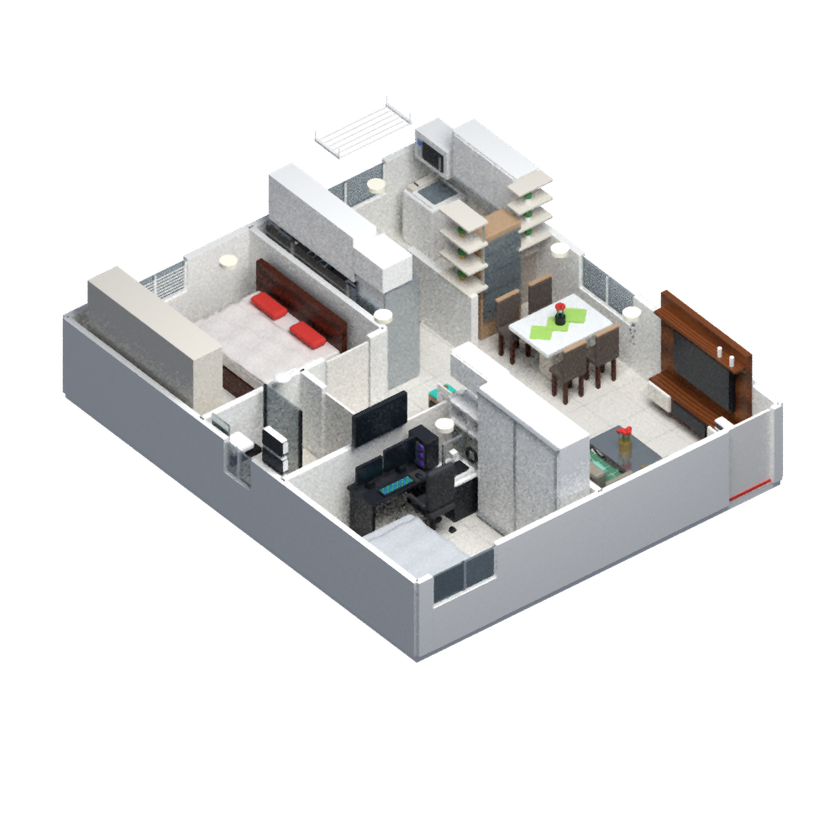
#> input picture planta3d/planta-fixa-transparente/dia.png, 840 x 840 px, shrunk from 1000 x 1000 before the run
$ python compor_camadas.py
#> lines starting #> are read from the running program, lines starting #| are printed output that depends on the picture; after the words box and inside, x2 and y2 are one past the last pixel; in counts of white or black regions, pixels touching at a corner belong together
"""Compõe camadas screen preservando transparência das imagens-base.

Execute após renderizar.py com film_transparent=True. Requer Pillow e numpy.
"""
from pathlib import Path
import numpy as np
from PIL import Image, ImageFilter

folder = Path(__file__).resolve().parent
names = ['luz_sala_1','luz_sala_2','luz_cozinha','luz_corredor','luz_quarto','luz_quarto_1','tv_sala','tv_quarto']

def read_rgba(path):
    return Image.open(path).convert('RGBA')
#> returned value is the input picture: PIL image 840x840 RGBA; mean R, G, B, A 51.8, 51.5, 51.4, 82.6

def smooth_rgb(im):
    return im.convert('RGB').filter(ImageFilter.MedianFilter(3))

day = read_rgba(folder / 'dia.png')
night = read_rgba(folder / 'noite.png')
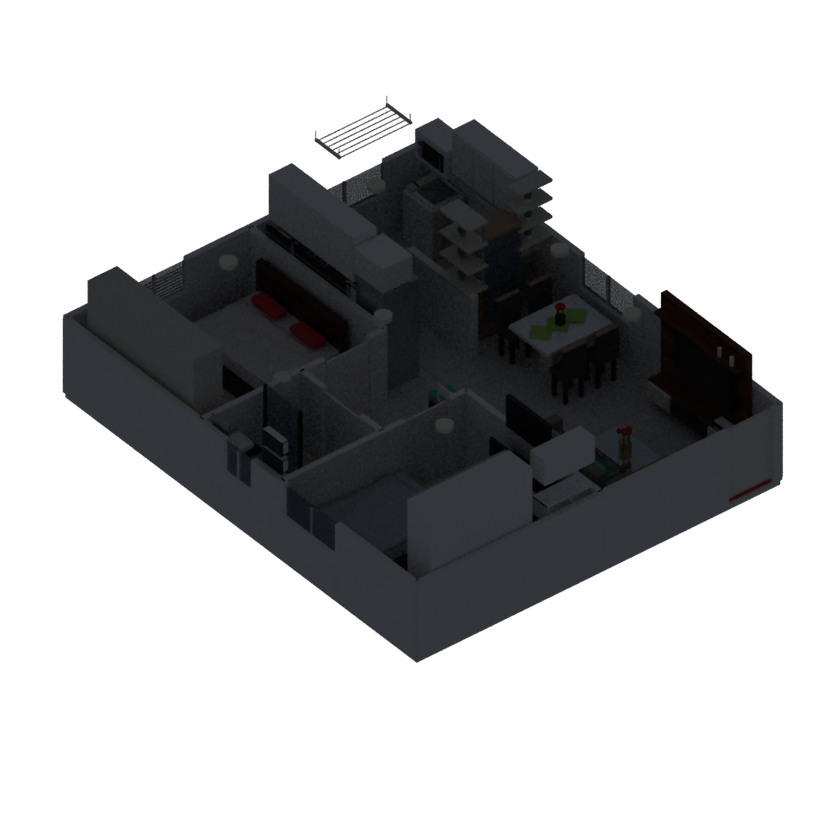
#> input picture planta3d/planta-fixa-transparente/noite.png, 840 x 840 px, shrunk from 1000 x 1000 before the run
#> in read_rgba, returned value is the input picture: PIL image 840x840 RGBA; mean R, G, B, A 11.5, 12, 12.8, 82.6
day_alpha = np.asarray(day.getchannel('A'), dtype=np.uint8)
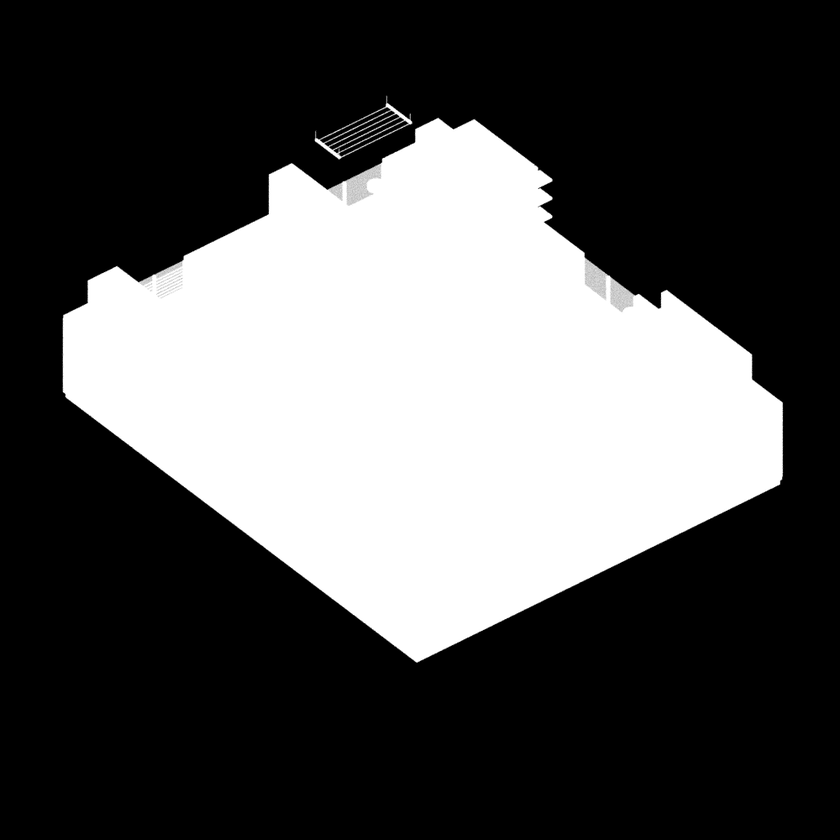
#> day_alpha: shape (840, 840); min 0, max 255, mean 82.6
night_alpha = np.asarray(night.getchannel('A'), dtype=np.uint8)
base_image = smooth_rgb(night)
#> in smooth_rgb, `return im.convert('RGB').filter(ImageFilter.MedianFilter(3))`:
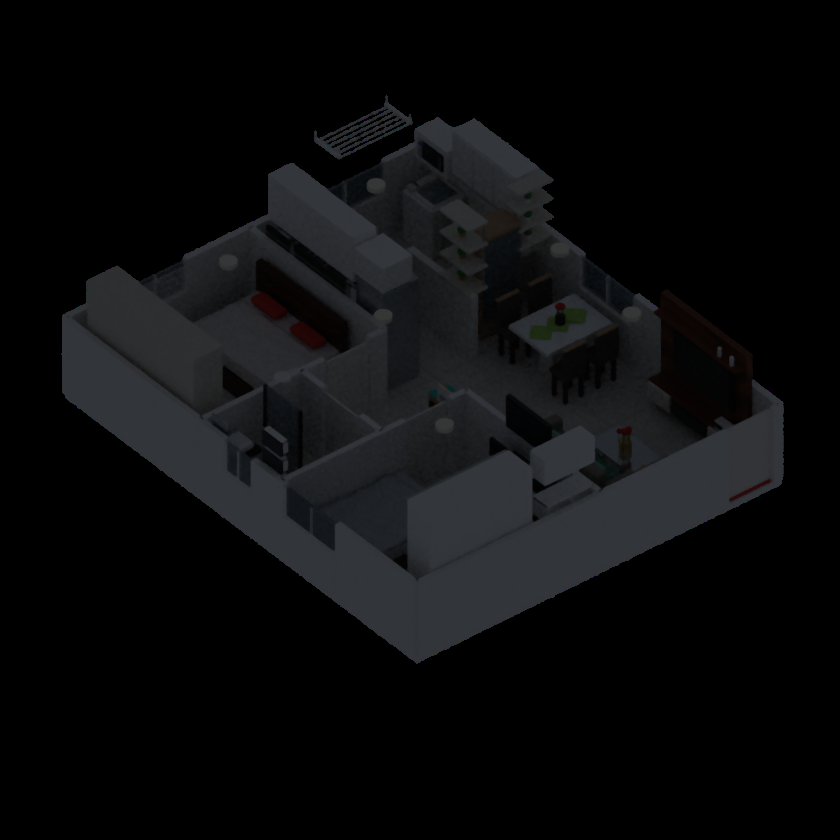
#> returned value: PIL image 840x840 RGB; mean R, G, B 11.4, 11.9, 12.8
base = np.asarray(base_image, dtype=np.int16)
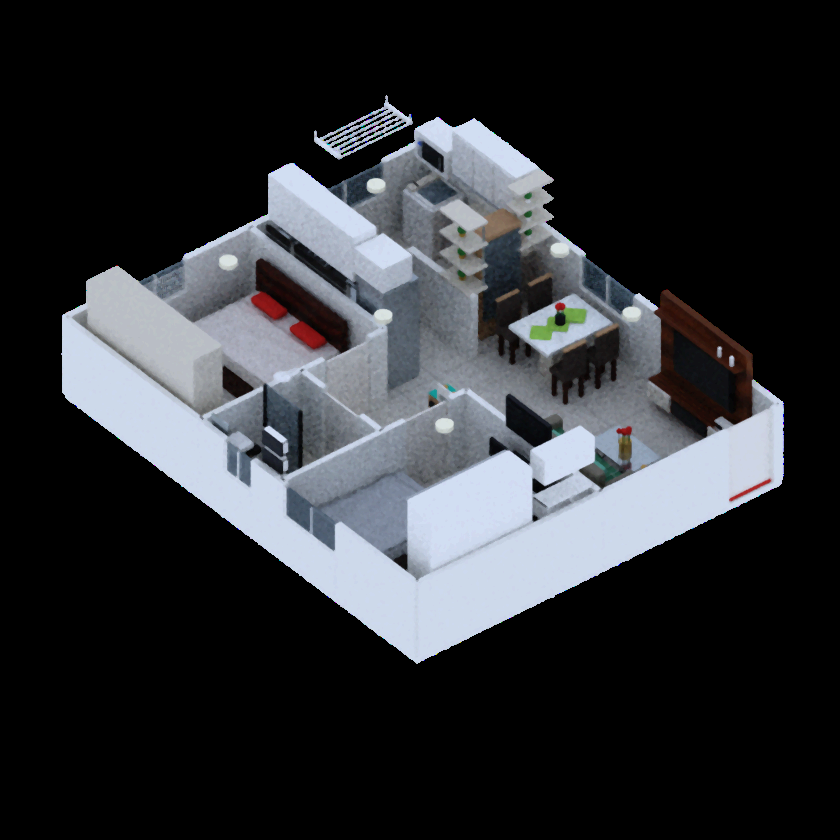
#> base: shape (840, 840, 3) int16; mean R, G, B 11.4, 11.9, 12.8; drawn with min black and max white

# Na borda semitransparente, uma segunda camada source-over engrossaria o halo.
# Restrinja os efeitos a pixels quase opacos em ambos os estados solares.
mask = Image.fromarray(((day_alpha >= 250) & (night_alpha >= 250)).astype(np.uint8) * 255, 'L')
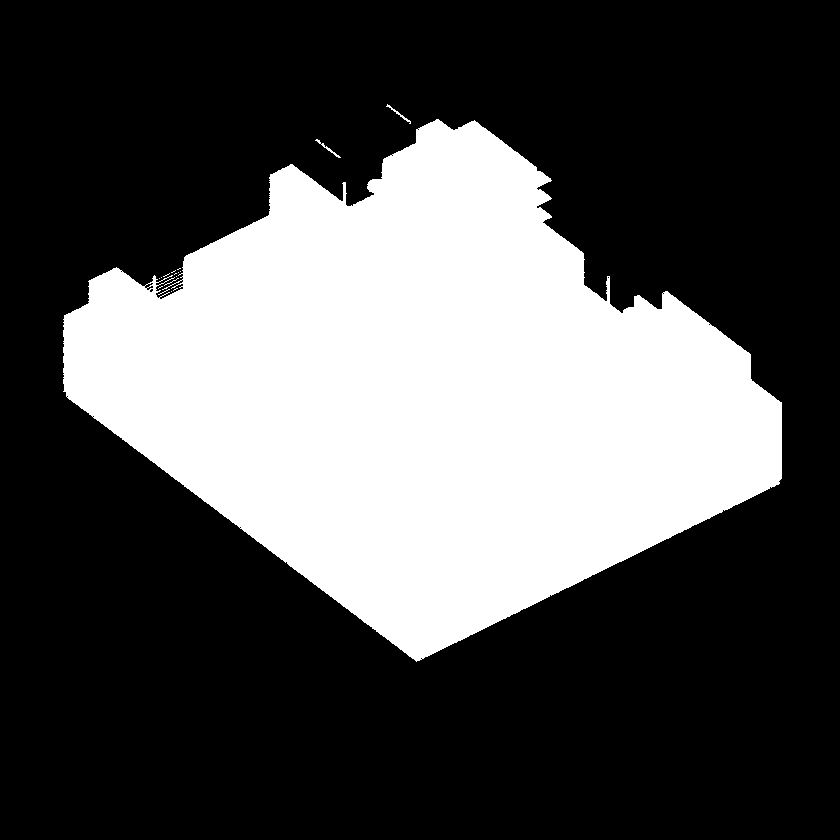
#> mask: PIL image 840x840 L; 31.8% white; 17 white regions (14 under 20 px), largest, box (x1, y1, x2, y2) and area: (63, 119, 782, 662) 224149, (315, 139, 341, 158) 66, (386, 104, 411, 124) 64
for name in names:
    source = folder / ('_lit_' + name + '.png')
#> (the run stopped early here; a loop or call above may not have finished)
